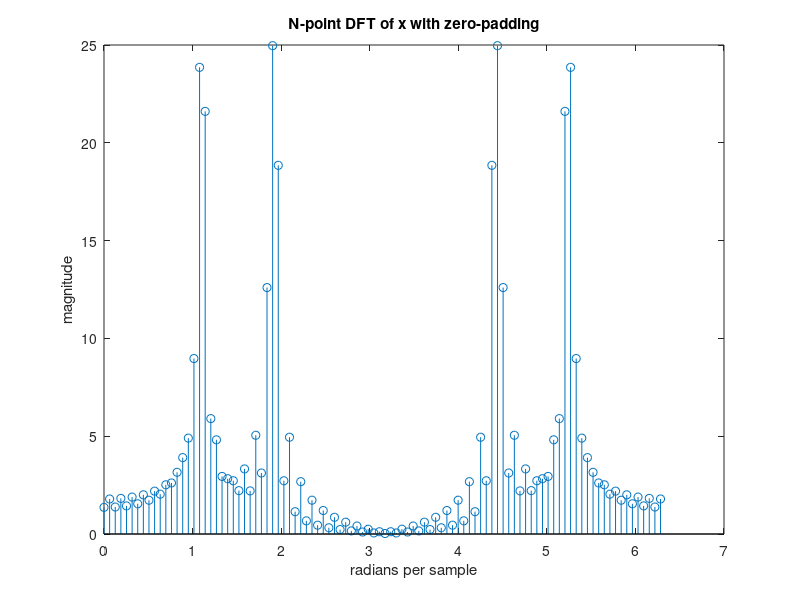
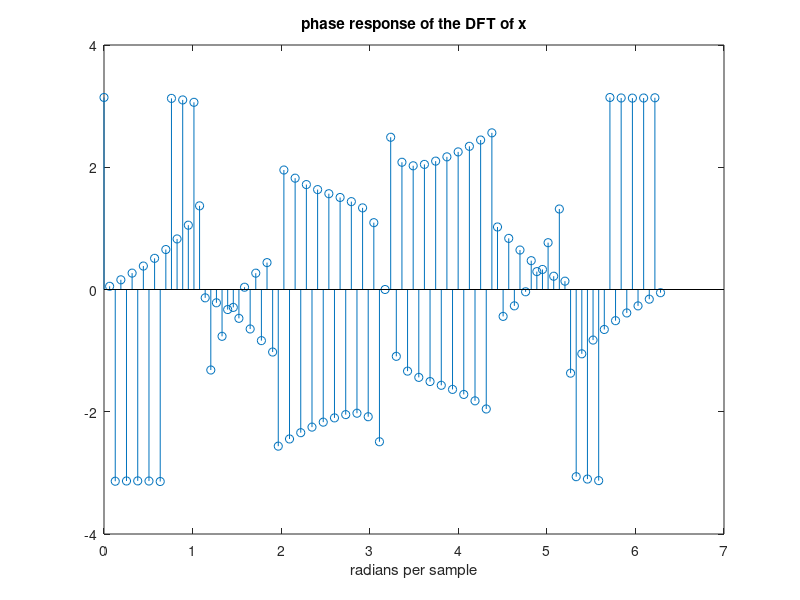
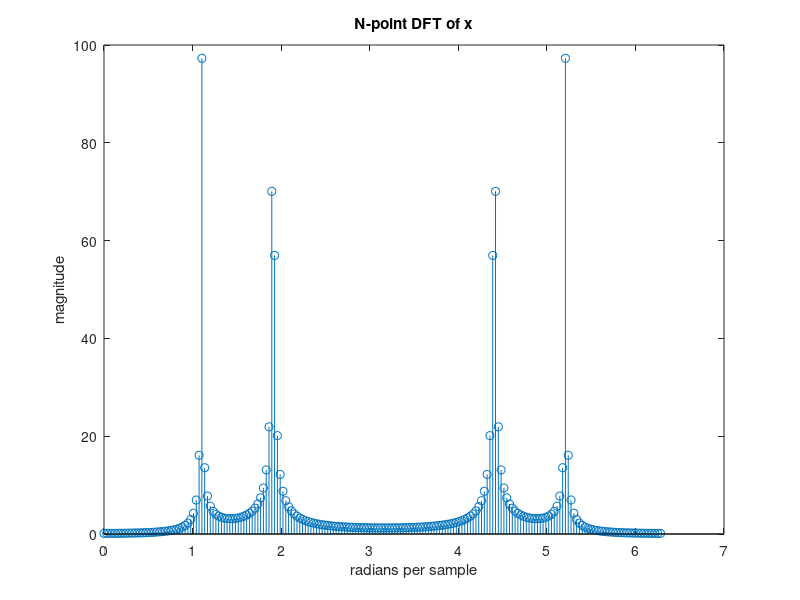
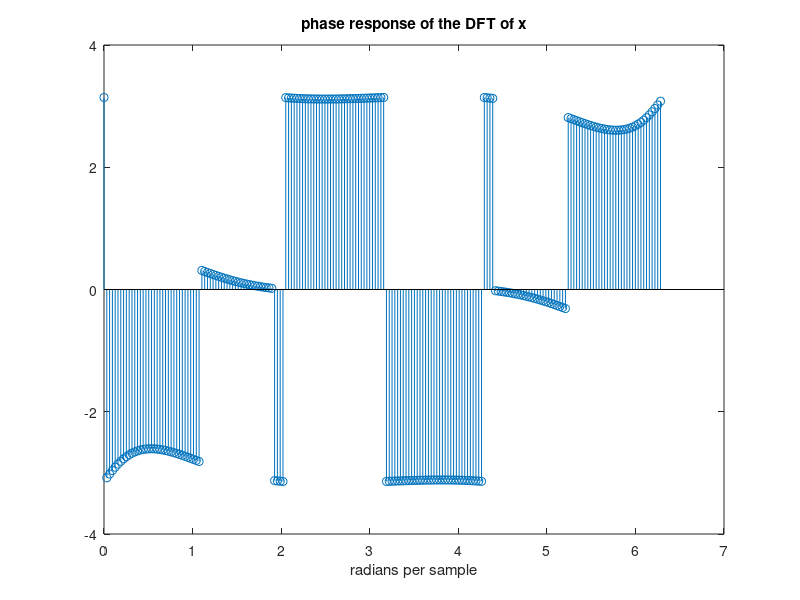

Here is the MATLAB script that generated these plots, in order:
%%Computing the DFT of a Sinusoid Part 1 

N = 50;
zero_pad = 50; 
n = 0:N-1; 

x = [cos((1394/4000)*pi*n + pi/4) + sin((2418/4000)*pi*n + pi/18), zeros(1,zero_pad)];

fft_x = abs(fft(x,N+zero_pad)); 
deg = linspace(0,2*pi,N+zero_pad);  

phase = angle(fft(x,N+zero_pad)); 

figure 
stem(deg,fft_x)
title('N-point DFT of x with zero-padding')
xlabel('radians per sample') 
ylabel('magnitude')

figure
stem(deg,phase)
title('phase response of the DFT of x')
xlabel('radians per sample')


%% Computing the DFT of a Sinusoid Part 2
N = 200;
n = 0:N-1; 

x = cos((1394/4000)*pi*n + pi/4) + sin((2418/4000)*pi*n + pi/18);

fft_x = abs(fft(x,N)); 
deg = linspace(0,2*pi,N);  

phase = angle(fft(x,N)); 

figure 
stem(deg,fft_x)
title('N-point DFT of x')
xlabel('radians per sample') 
ylabel('magnitude')

figure
stem(deg,phase)
title('phase response of the DFT of x')
xlabel('radians per sample')

%% Direct Approach 
rootsOfUnity = [zeros(1000,1000)]; 

tic()
for a = 0:999 
    for b = 0:999
        rootsOfUnity(a+1,b+1) = exp(-1i*2*pi*(a*b)/1000); 
    end 
end   


n = 0:999; 
x = (cos((1394/4000)*pi*n + pi/4) + sin((2418/4000)*pi*n + pi/18))';

X = abs(rootsOfUnity*x);  
phase = angle(rootsOfUnity*x);
toc()  

deg = linspace(0,2*pi,1000);  

figure 
stem(deg,X) 
title('1000-point DFT via Direct Approach') 
xlabel('radians per sample') 
ylabel('magnitude') 

figure 
stem(deg,phase)
title('phase response of X')
xlabel('radians per sample')
ylabel('phase')

%% Divide-and-Conquer 

N = 1000; 

L = 100; 
M = 10; 

n = 0:N-1; 
x = cos((1394/4000)*pi*n + pi/4) + sin((2418/4000)*pi*n + pi/18); 
y = reshape(x,L,M);  

deg = linspace(0,2*pi,N); 

W_mq = zeros(M,M);
for a = 0:M-1
    for b = 0:M-1
        W_mq(a+1,b+1) = exp(-1i*2*pi*(a*b)/M);
    end
end 

W_lq = zeros(L,M);
for a = 0:L-1
    for b = 0:M-1
        W_lq(a+1,b+1) = exp(-1i*2*pi*(a*b)/(L*M));
    end
end

W_lp = zeros(L,L);
for a = 0:L-1
    for b = 0:L-1
        W_lp(a+1,b+1) = exp(-1i*2*pi*(a*b)/L);
    end
end

tic()
DFT = W_lp*((y*W_mq).*W_lq);  
final_DFT = reshape(DFT',1000,1); 
toc()

phase = reshape(angle(DFT)',1000,1); 

figure 
stem(deg,abs(final_DFT))
title('1000-point DFT via Divide-and-Conquer')
xlabel('radians per sample') 
ylabel('magnitude')

figure
stem(deg,phase)
title('phase response of X')
xlabel('radians per sample')








